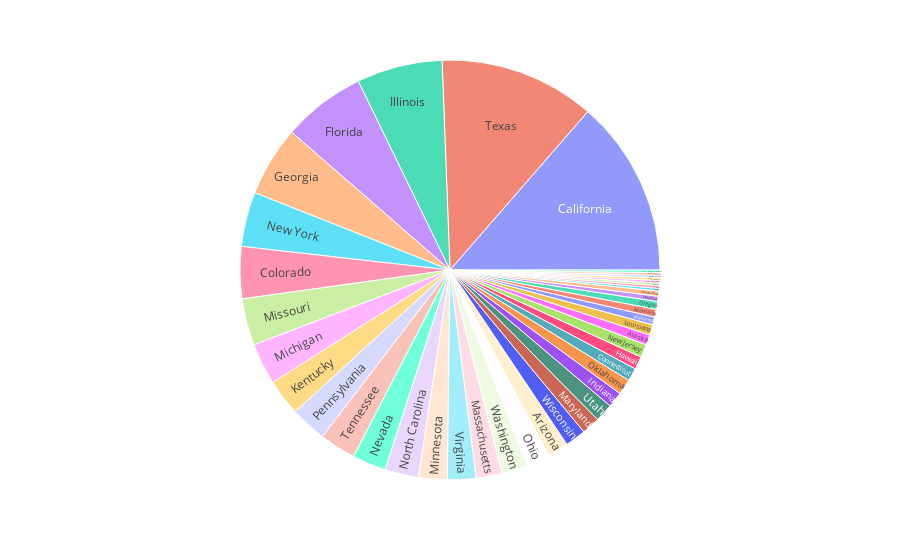

Notebook code cell kept with this figure:
### Markdown cell above
**To do**

*   Create sunburst chart using `px.sunburst`.
*   Define hierarchy of sectors from root to leaves in `path` parameter. Here, we go from `Month` to `DestStateName` feature.
*   Set sector values in `values` paramter. Here, we can pass in `Flights` feature.
*   Show the figure.

### Code cell
# px.sunburst([data_frame, names, values, …])
fig = px.sunburst(data, path=['DestStateName'], values='Flights')
fig.show()

### Figure 1 — Plotly figure (JSON) as saved in the notebook; plotly's stock layout.template omitted (floating-point values rounded to 4 significant figures)
{"data": [{"branchvalues": "total", "domain": {"x": [0, 1], "y": [0, 1]}, "hovertemplate": "labels=%{label}<br>Flights=%{value}<br>parent=%{parent}<br>id=%{id}<extra></extra>", "ids": ["Alabama", "Alaska", "Arizona", "California", "Colorado", "Connecticut", "Florida", "Georgia", "Hawaii", "Idaho", "Illinois", "Indiana", "Iowa", "Kansas", "Kentucky", "Louisiana", "Maryland", "Massachusetts", "Michigan", "Minnesota", "Missouri", "Montana", "Nebraska", "Nevada", "New Hampshire", "New Jersey", "New Mexico", "New York", "North Carolina", "Ohio", "Oklahoma", "Oregon", "Pennsylvania", "Puerto Rico", "Rhode Island", "South Carolina", "Tennessee", "Texas", "U.S. Virgin Islands", "Utah", "Virginia", "Washington", "Wisconsin"], "labels": ["Alabama", "Alaska", "Arizona", "California", "Colorado", "Connecticut", "Florida", "Georgia", "Hawaii", "Idaho", "Illinois", "Indiana", "Iowa", "Kansas", "Kentucky", "Louisiana", "Maryland", "Massachusetts", "Michigan", "Minnesota", "Missouri", "Montana", "Nebraska", "Nevada", "New Hampshire", "New Jersey", "New Mexico", "New York", "North Carolina", "Ohio", "Oklahoma", "Oregon", "Pennsylvania", "Puerto Rico", "Rhode Island", "South Carolina", "Tennessee", "Texas", "U.S. Virgin Islands", "Utah", "Virginia", "Washington", "Wisconsin"], "name": "", "parents": ["", "", "", "", "", "", "", "", "", "", "", "", "", "", "", "", "", "", "", "", "", "", "", "", "", "", "", "", "", "", "", "", "", "", "", "", "", "", "", "", "", "", ""], "type": "sunburst", "values": [3, 4, 8, 68, 20, 5, 32, 27, 5, 1, 33, 6, 1, 1, 14, 4, 7, 10, 16, 11, 18, 3, 2, 13, 1, 5, 1, 21, 13, 9, 6, 3, 14, 2, 1, 1, 14, 60, 1, 7, 11, 10, 8]}], "layout": {"autosize": true, "legend": {"tracegroupgap": 0}, "margin": {"t": 60}}}
